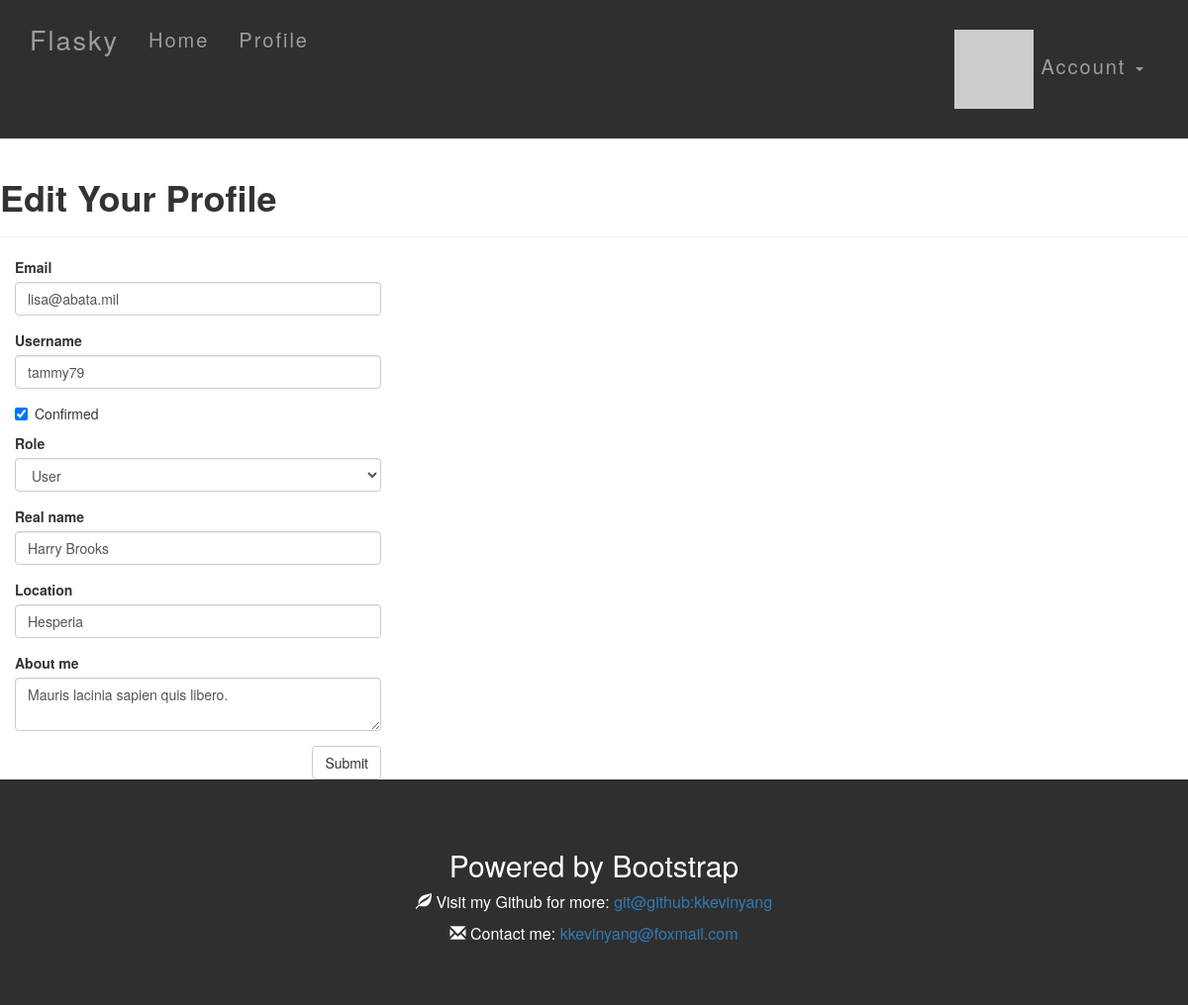
Page /edit-profile/5 (signed in) on the committed database.
### app/models.py (models this page shows, shortened)
class User(UserMixin,db.Model):
    __tablename__ = 'users'
    sqlite_autoincrement = True
    id = db.Column(db.Integer, primary_key=True)
    email = db.Column(db.String(64), unique=True, index=True)
    username = db.Column(db.String(64), unique=True, index=True)
    role_id = db.Column(db.Integer, db.ForeignKey('roles.id'))
    password_hash = db.Column(db.String(128))
    confirmed = db.Column(db.Boolean, default=False)
    name = db.Column(db.String(64))
    location = db.Column(db.String(64))
    about_me = db.Column(db.Text())
    member_since = db.Column(db.DateTime(), default=datetime.utcnow)
    last_seen = db.Column(db.DateTime(), default=datetime.utcnow)
    avatar_hash = db.Column(db.String(32))
    posts = db.relationship('Post', backref='author', lazy='dynamic')  # posts和comments都需要关联author才行，所以两个都有
    comments = db.relationship('Comment', backref='author', lazy='dynamic')
    @property
    def password(self):  # 若尝试读取password的值会返回属性错误，因为生成了散列值后不能还原
        raise AttributeError('password is not a readable attribute')
    def can(self, permissions):
        return self.role is not None and \
               (self.role.permissions & permissions) == permissions
    def ping(self):
        self.last_seen = datetime.utcnow()
        db.session.add(self)
    def gravatar(self, size=100, default='identicon', rating='g'):
        if request.is_secure:
            url = 'https://secure.gravatar.com/avatar'
        else:
            url = 'http://cn.gravatar.com/avatar'
        hash = self.avatar_hash or hashlib.md5(self.email.encode('utf-8')).hexdigest()
        return '{url}/{hash}?s={size}&d={default}&r={rating}'.format(
            url=url, hash=hash, size=size, default=default, rating=rating)

### app/main/views.py (the view, shortened to what this page needs)
@main.route('/edit-profile/<int:id>', methods=['GET', 'POST'])
@login_required
@admin_required
def edit_profile_admin(id):
    user = User.query.get_or_404(id)
    form = EditProfileAdminForm(user=user)
    form.email.data = user.email
    form.username.data = user.username
    form.confirmed.data = user.confirmed
    form.role.data = user.role_id
    form.name.data = user.name
    form.location.data = user.location
    form.about_me.data = user.about_me
    return render_template('edit_profile.html', form=form, user=user)

### app/main/forms.py (shortened to what this page needs)
class EditProfileAdminForm(Form):
    email = StringField('Email', validators=[DataRequired(), Length(1, 64),
                                             Email()])
    username = StringField('Username', validators=[
        DataRequired(), Length(1, 64), Regexp('^[A-Za-z][A-Za-z0-9_.]*$', 0,
                                          'Usernames must have only letters, '
                                          'numbers, dots or underscores')])
    confirmed = BooleanField('Confirmed')
    role = SelectField('Role', coerce=int)
    name = StringField('Real name', validators=[Length(0, 64)])
    location = StringField('Location', validators=[Length(0, 64)])
    about_me = TextAreaField('About me')
    submit = SubmitField('Submit')
    def __init__(self, user, *args, **kwargs):
        super(EditProfileAdminForm, self).__init__(*args, **kwargs)
        self.role.choices = [(role.id, role.name)
                             for role in Role.query.order_by(Role.name).all()]
        self.user = user

### app/auth/views.py (called while the page is built)
@auth.before_app_request
def before_request():
    if current_user.is_authenticated:
        current_user.ping()
        if not current_user.confirmed \
                and request.endpoint[:5] != 'auth.' \
                and request.endpoint != 'static':
            return redirect(url_for('auth.unconfirmed'))

### app/main/__init__.py (called while the page is built)
@main.app_context_processor  # 把permission类加入模板
def inject_permissions():
    return dict(Permission=Permission)

### app/models.py (called while the page is built)
@login_manager.user_loader  # 此乃回调函数，用来加载用户，不然就会提示User没有登陆激活了（'User' object has no attribute 'is_active'）
def load_user(user_id):
    return User.query.get(int(user_id))

### app/templates/edit_profile.html (shortened to what this page needs)
{% extends "base.html" %}
{% import "bootstrap/wtf.html" as wtf %}
{% block page_content %}
<div class="page-header">
    <h1>Edit Your Profile</h1>
</div>
<div class="col-md-4">
    {{ wtf.quick_form(form) }}
</div>
{% endblock %}

### app/static/styles.css (style rules this page uses)
.btn { float: right; }
form { padding-bottom: 30px; }
.page-header { padding-top: 20px; margin: 0 0 20px; }

### app/static/typography.css (style rules this page uses)
h1,h2,h3,h4,h5 { font-weight: bold; }

### rows in the picture
User: email "lisa@abata.mil", username "tammy79", confirmed "☑", role "User", name "Harry Brooks", location "Hesperia", about_me "Mauris lacinia sapien quis libero."
